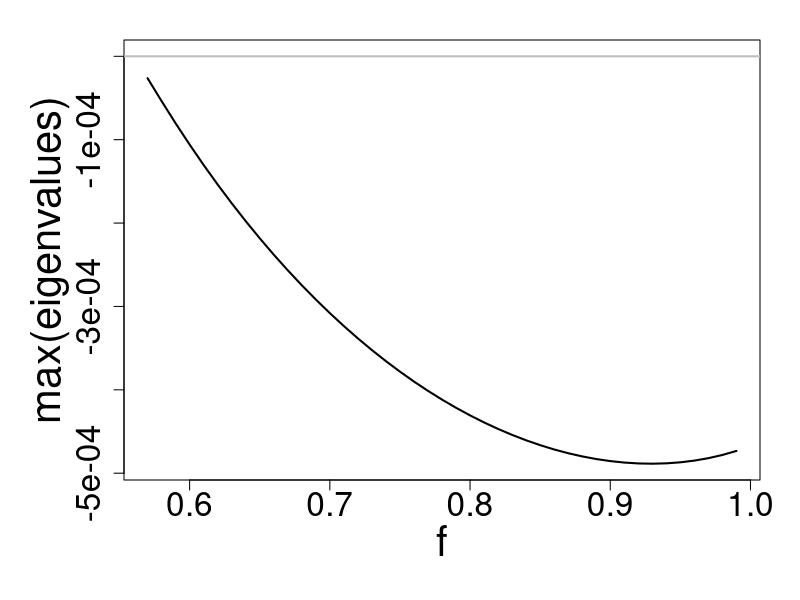
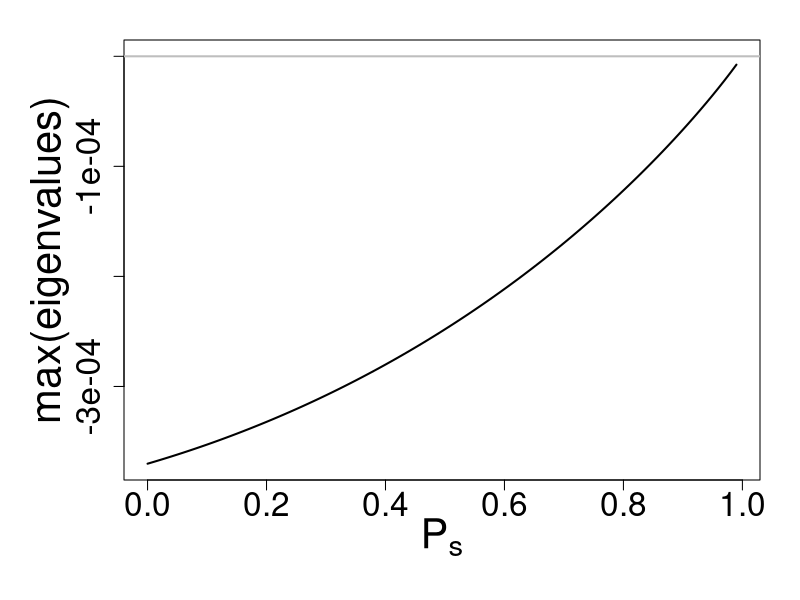

Generate these figures, in order, with R:
#----------------------------------------------------
# This function returns the equlibrium values 
CaCcMN_eqm<-function(km,kn,kc,d,bmax,s,f,phi,g,ps,u){
  
  beta1<- -(phi*f)/(g*(1-f))
  beta2<- (km/((bmax*(1-s))-d)) - (kn/((bmax-d)*((1-f))))
  beta<-beta1/(d*beta2)
  
  alp1<- (km*d*u*beta)/((bmax*(1-s))-d)
  alp1<-alp1 - (phi*u/g) -(f*(1-ps)*beta)
  
  alp2<- -((1-ps)*kc*beta*f)-((1-f)*(1-ps)*(beta^2))
  alp3<- -(kc*(1-f)*(1-ps)*(beta^2))
  Meq<- (-alp2 + sqrt((alp2^2)-(4*alp1*alp3)))/(2*alp1)
  Neq<- beta-Meq
  
  # if((is.finite(Meq)&(Meq<0))==T){
  #   Meq<-0
  #   Neq<- beta-Meq
  # }
  
  if((is.finite(Neq)&(Neq<0))==T){
    Neq<-0
  }
  
  
  Caeq<- ((Meq+(Neq*(1-f)))*(Meq+kc)*(1-ps))/(u*(Meq^2))
  Cceq<- phi/(g*(Meq+Neq))
  
  res<-list(Caeq=Caeq,Cceq=Cceq,Meq=Meq,Neq=Neq)
  
  return(res)
}
#------------------------------------------------------------------

get_eigenvalues<-function(km,kn,kc,d,bmax,s,f,phi,g,ps,u,eqmvals){
  jCa<-expression(1-ps-(Ca*(u*(M/(kc+M))*((M/(M+N))/(1-f+(f*(M/(M+N))))))))
  jM<-expression((((bmax*(1-s)*(Ca+Cc))/(km+Ca+Cc))-d)*M)
  jN<-expression((((bmax*(((1-f)*Ca)+Cc))/(kn+Cc+((1-f)*Ca)) - d)*N))
  jCc<-expression(phi-(g*(M+N)*Cc))
  
  j11<-D(jCa,"Ca")
  j12<-D(jCa,"M")
  j13<-D(jCa,"N")
  j14<-D(jCa,"Cc")
  
  j21<-D(jM,"Ca")
  j22<-D(jM,"M")
  j23<-D(jM,"N")
  j24<-D(jM,"Cc")
  
  j31<-D(jN,"Ca")
  j32<-D(jN,"M")
  j33<-D(jN,"N")
  j34<-D(jN,"Cc")
  
  j41<-D(jCc,"Ca")
  j42<-D(jCc,"M")
  j43<-D(jCc,"N")
  j44<-D(jCc,"Cc")
  
  #----------------evaluate at eqm------------
  
  Ca<-eqmvals$Caeq
  Cc<-eqmvals$Cceq
  M<-eqmvals$Meq
  N<-eqmvals$Neq
  
  j11_eqm<-eval(j11)
  j12_eqm<-eval(j12)
  j13_eqm<-eval(j13)
  j14_eqm<-eval(j14)
  
  j21_eqm<-eval(j21)
  j22_eqm<-eval(j22)
  j23_eqm<-eval(j23)
  j24_eqm<-eval(j24)
  
  j31_eqm<-eval(j31)
  j32_eqm<-eval(j32)
  j33_eqm<-eval(j33)
  j34_eqm<-eval(j34)
  
  j41_eqm<-eval(j41)
  j42_eqm<-eval(j42)
  j43_eqm<-eval(j43)
  j44_eqm<-eval(j44)
  
  
  #-----------------------------
  J_mat<-matrix(c(j11_eqm,j12_eqm,j13_eqm,j14_eqm,
                  j21_eqm,j22_eqm,j23_eqm,j24_eqm,
                  j31_eqm,j32_eqm,j33_eqm,j34_eqm,
                  j41_eqm,j42_eqm,j43_eqm,j44_eqm),nrow=4,ncol=4,byrow = T)
  
  tJ<-sum(diag(J_mat)) #trace of J_mat
  dJ<-det(J_mat) #det of J_Mat
  
  xx<-sqrt((tJ^2)-(4*dJ))
  
  if(tJ<0){
    print("stable")
  }else if (tJ>0){
    print("unstable")
  }else{
    print("imaginary eigen values")
  }
  
  if(xx>0){
    print("node")
  }else if(xx<0){
    print("spiral")
  }else{
    print("star")
  }
  
  lamda1<-0.5*(tJ+xx)
  lamda2<-0.5*(tJ-xx)
  
  eigenvalues<-c(lamda1,lamda2)
  
  return(eigenvalues)
}

#-----------------------------------------------------------------------------------------
# Now call the functions to see eigen value variation against fidelity with km=10, kn=6
km<- 10 # half saturation constant for mutualist 
kn<- 6 # half saturation constant for non-mutualist
kc<- 5 # half saturation constant for allocated carbon
d<- 0.5 # death rate of mutualist and non-mutualist
bmax<- 0.8 # maximum growth rate of symbionts
s<- 0.1 # cost of mutualism
#f<-0.7 # fidelity
phi <- 5 # constant resource value for construction carbon
g<- 0.2 # Rate at which construction carbon is allocated to both symbionts
ps <- 0.3 # P-availability in the soil
u<- 0.4 # Phosphorous uptake per unit of preferentially allocated carbon received by mutualists

mylist<-seq(from=0,to=1,by=0.01)
df<-matrix(NA,nrow=length(mylist),ncol=5)
colnames(df)<-c("f","Caeq","Cceq","Meq","Neq")
df<-as.data.frame(df)

for(i in seq_along(mylist)){
  f<-mylist[i]
  cat("i=",i,"\n")
  res<-CaCcMN_eqm(km=km,kn=kn,kc=kc,d=d,bmax=bmax,s=s,f=f,phi=phi,g=g,ps=ps,u=u)
  df$f[i]<-f
  df$Caeq[i]<-res$Caeq
  df$Cceq[i]<-res$Cceq
  df$Meq[i]<-res$Meq
  df$Neq[i]<-res$Neq
}
df<-na.omit(df)
df_eqm<-df[,-1]

df_max_eigenval<-as.data.frame(cbind(df,"max_eigenval"=NA))
for(i in c(1:nrow(df))){
  f<-df$f[i]
  ans<-get_eigenvalues(km=km,kn=kn,kc=kc,d=d,bmax=bmax,s=s,f=f,phi=phi,g=g,ps=ps,u=u,eqmvals = df_eqm[i,])
  df_max_eigenval$max_eigenval[i]<-max(ans)
}

df_max_eigenval<-df_max_eigenval[-1,] # because there was no construction C at eqm
pdf("./Results/pdf_fig/max_eigenval_vs_f_with_km_10_kn_6.pdf",width=8,height=8)
op<-par(mar=c(6,6.2,2,2))
plot(df_max_eigenval$f,df_max_eigenval$max_eigenval,xlab="f",ylab="max(eigenvalues)",
     cex.lab=2.5,cex.axis=2,lwd=2,type="l",ylim=c(range(df_max_eigenval$max_eigenval,0)))
abline(h=0,col="grey",lwd=2)
par(op)
dev.off()


# Now call the functions to see eigen value variation against soil P availability with km=10, kn=6
km<- 10 # half saturation constant for mutualist 
kn<- 6 # half saturation constant for non-mutualist
kc<- 5 # half saturation constant for allocated carbon
d<- 0.5 # death rate of mutualist and non-mutualist
bmax<- 0.8 # maximum growth rate of symbionts
s<- 0.1 # cost of mutualism
f<-0.7 # fidelity
phi <- 5 # constant resource value for construction carbon
g<- 0.2 # Rate at which construction carbon is allocated to both symbionts
#ps <- 0.3 # P-availability in the soil
u<- 0.4 # Phosphorous uptake per unit of preferentially allocated carbon received by mutualists

mylist<-seq(from=0,to=1,by=0.01)
df<-matrix(NA,nrow=length(mylist),ncol=5)
colnames(df)<-c("ps","Caeq","Cceq","Meq","Neq")
df<-as.data.frame(df)

for(i in seq_along(mylist)){
  ps<-mylist[i]
  cat("i=",i,"\n")
  res<-CaCcMN_eqm(km=km,kn=kn,kc=kc,d=d,bmax=bmax,s=s,f=f,phi=phi,g=g,ps=ps,u=u)
  df$ps[i]<-ps
  df$Caeq[i]<-res$Caeq
  df$Cceq[i]<-res$Cceq
  df$Meq[i]<-res$Meq
  df$Neq[i]<-res$Neq
}
df<-na.omit(df)
df_eqm<-df[,-1]

df_max_eigenval<-as.data.frame(cbind(df,"max_eigenval"=NA))
for(i in c(1:nrow(df))){
  ps<-df$ps[i]
  ans<-get_eigenvalues(km=km,kn=kn,kc=kc,d=d,bmax=bmax,s=s,f=f,phi=phi,g=g,ps=ps,u=u,eqmvals = df_eqm[i,])
  df_max_eigenval$max_eigenval[i]<-max(ans)
}

pdf("./Results/pdf_fig/max_eigenval_vs_ps_with_km_10_kn_6.pdf",width=8,height=8)
op<-par(mar=c(6,6.2,2,2))
plot(df_max_eigenval$ps,df_max_eigenval$max_eigenval,xlab=expression(P[s]),ylab="max(eigenvalues)",
     cex.lab=2.5,cex.axis=2,lwd=2,type="l",ylim=c(range(df_max_eigenval$max_eigenval,0)))
abline(h=0,col="grey",lwd=2)
par(op)
dev.off()
#----------------------------------------------------------------------------------------------------------------














#------------------------------------------------------------------------------------------
#fn<-expression(a*(x^2)+(2*x*y))
#fn_d1<-D(fn,"x")
#fn_d1

#a<-2
#x<-4
#y<-3

#eval(fn_d1)





















